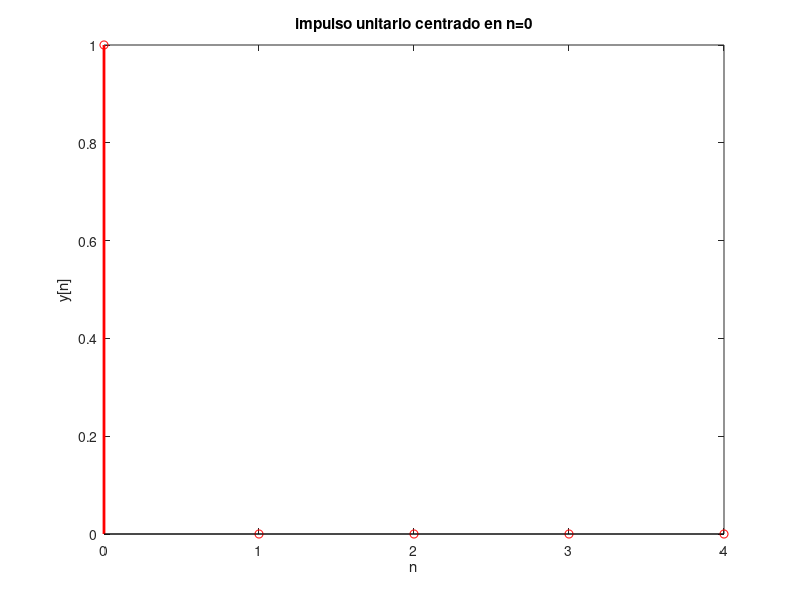

Source code (MATLAB):
clear; clc;
x=5;
n= 0:1:x-1;
y=(~n~=0);
subplot(1,1,1);
stem(n,y,'r', 'LineWidth',2);
title('impulso unitario centrado en n=0');
xlabel('n');
ylabel('y[n]');
